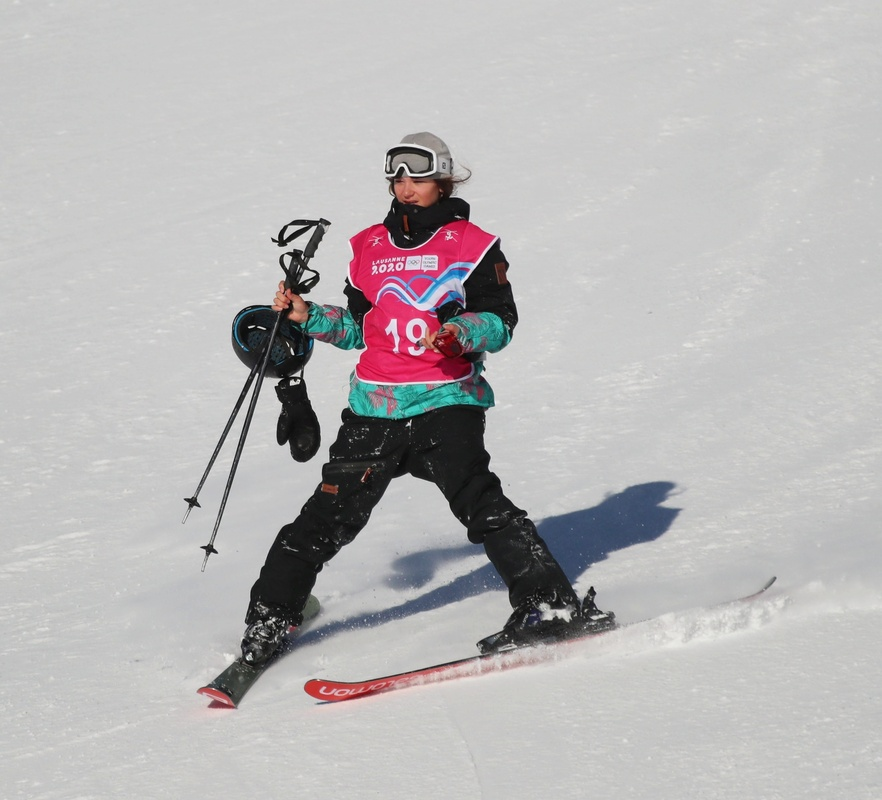
#> input picture skier.jpg, 882 x 800 px, shrunk from 2924 x 2655 before the run
$ python SRGammaCorrection.py
#> lines starting #> are read from the running program, lines starting #| are printed output that depends on the picture; after the words box and inside, x2 and y2 are one past the last pixel; in counts of white or black regions, pixels touching at a corner belong together
#> further down, img_original is the input picture: shape (800, 882, 3); mean B, G, R 182.3, 181.7, 184.1
from __future__ import print_function, division
import cv2 as cv
import numpy as np
import argparse

# Initial parameters
alpha = 1.0
alpha_max = 500
beta = 0
beta_max = 200
gamma = 1.0
gamma_max = 300
spectral_ratio = 0.8  # An example

# Function to add labels under each image
def add_label(img, text):
    font, font_scale, color, thickness = cv.FONT_HERSHEY_SIMPLEX, 3, (255, 255, 255), 3
    label_height = 150

    # Create a new image with extra space for the label
    img_with_label = np.zeros((img.shape[0] + label_height, img.shape[1], 3), dtype=np.uint8)
    img_with_label[:img.shape[0]] = img

    # Center the text and add the label
    text_x = (img.shape[1] - cv.getTextSize(text, font, font_scale, thickness)[0][0]) // 2
    text_y = img.shape[0] + label_height // 2 + cv.getTextSize(text, font, font_scale, thickness)[0][1] // 2
    cv.putText(img_with_label, text, (text_x, text_y), font, font_scale, color, thickness)

    return img_with_label

def gammaCorrection():
    global gamma

    # Create a lookup table for gamma correction
    lookUpTable = np.empty((1, 256), np.uint8)
    for i in range(256):
        lookUpTable[0, i] = np.clip(pow(i / 255.0, gamma) * 255.0, 0, 255)

    res_gamma = cv.LUT(img_original, lookUpTable)

    # Apply spectral ratio to gamma correction
    adjusted_gamma = gamma * ( 1 + spectral_ratio)
    lookUpTable_spectral = np.empty((1, 256), np.uint8)
    for i in range(256):
        lookUpTable_spectral[0, i] = np.clip(pow(i / 255.0, adjusted_gamma) * 255.0, 0, 255)

    res_spectral_gamma = cv.LUT(img_original, lookUpTable_spectral)
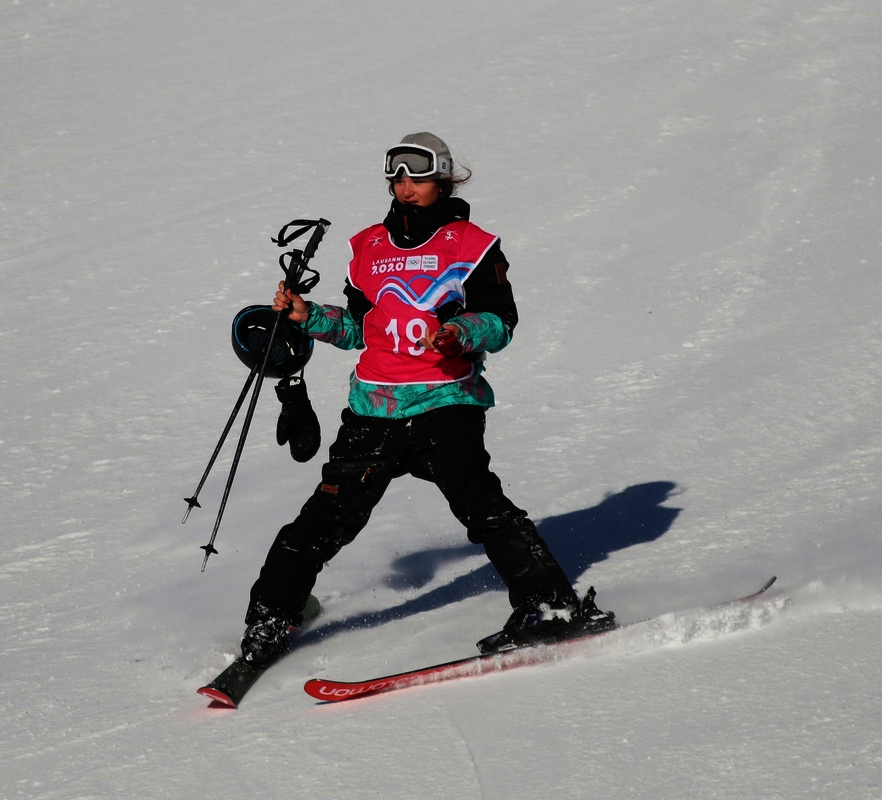
#> res_spectral_gamma: shape (800, 882, 3); mean B, G, R 146.5, 146.5, 149.2

    # Add labels to each image
    labeled_original = add_label(img_original, "Original")
    labeled_gamma = add_label(res_gamma, "Gamma Correction")
#> call 2 of add_label, with text = 'Gamma Correction'
#> in add_label (call 2), `cv.putText(img_with_label, text, (text_x, text_y), font, font_scale, c..`:
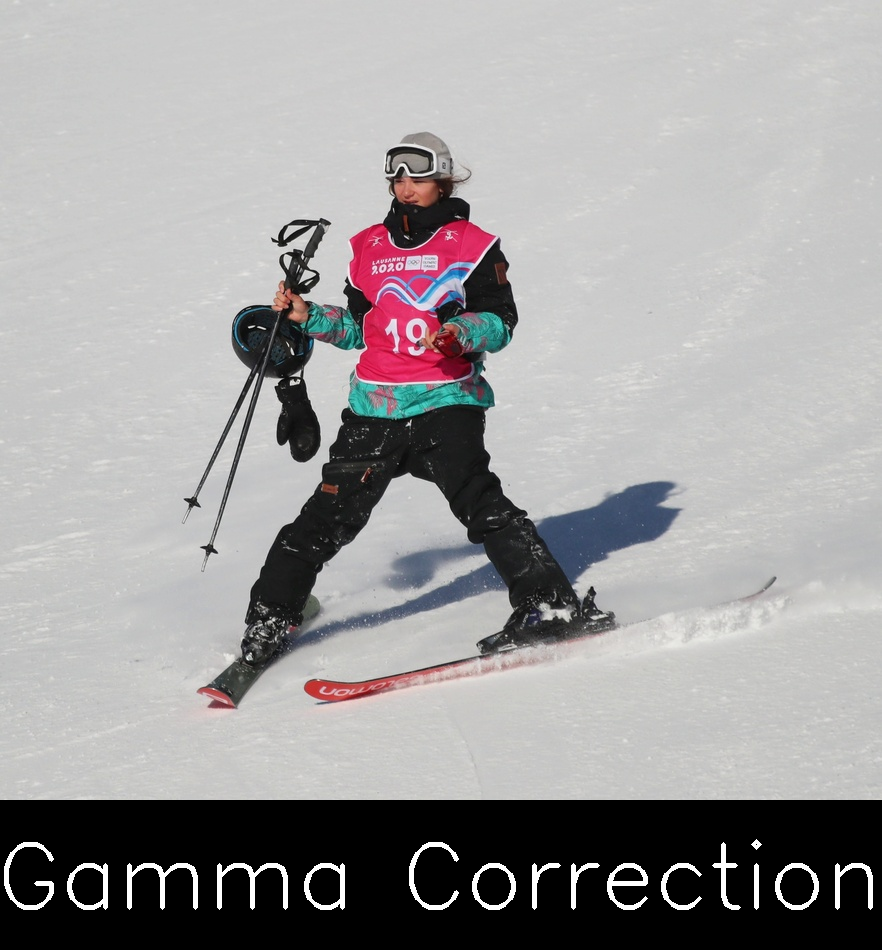
#> img_with_label: shape (950, 882, 3); mean B, G, R 156.3, 155.8, 157.9
    labeled_spectral = add_label(res_spectral_gamma, "SR-guided Gamma Correction")
#> call 3 of add_label, with text = 'SR-guided Gamma Correction'
#> in add_label (call 3), `img_with_label[:img.shape[0]] = img`:
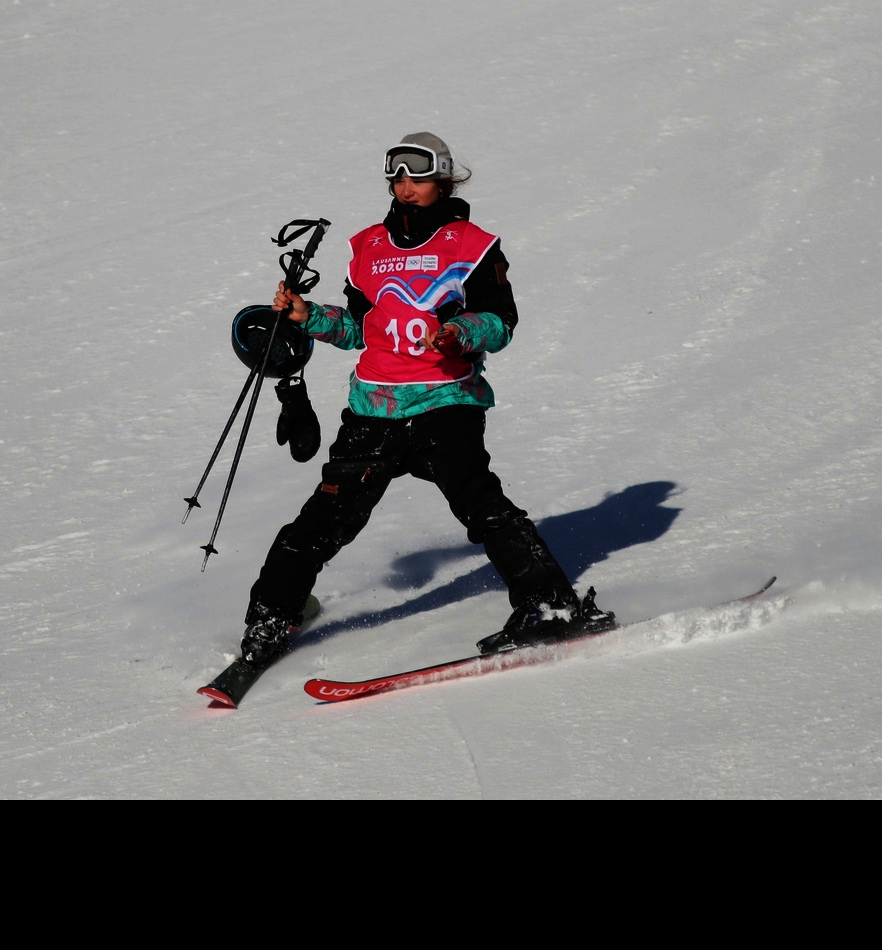
#> img_with_label: shape (950, 882, 3); mean B, G, R 123.3, 123.4, 125.7
#> in add_label (call 3), `cv.putText(img_with_label, text, (text_x, text_y), font, font_scale, c..`:
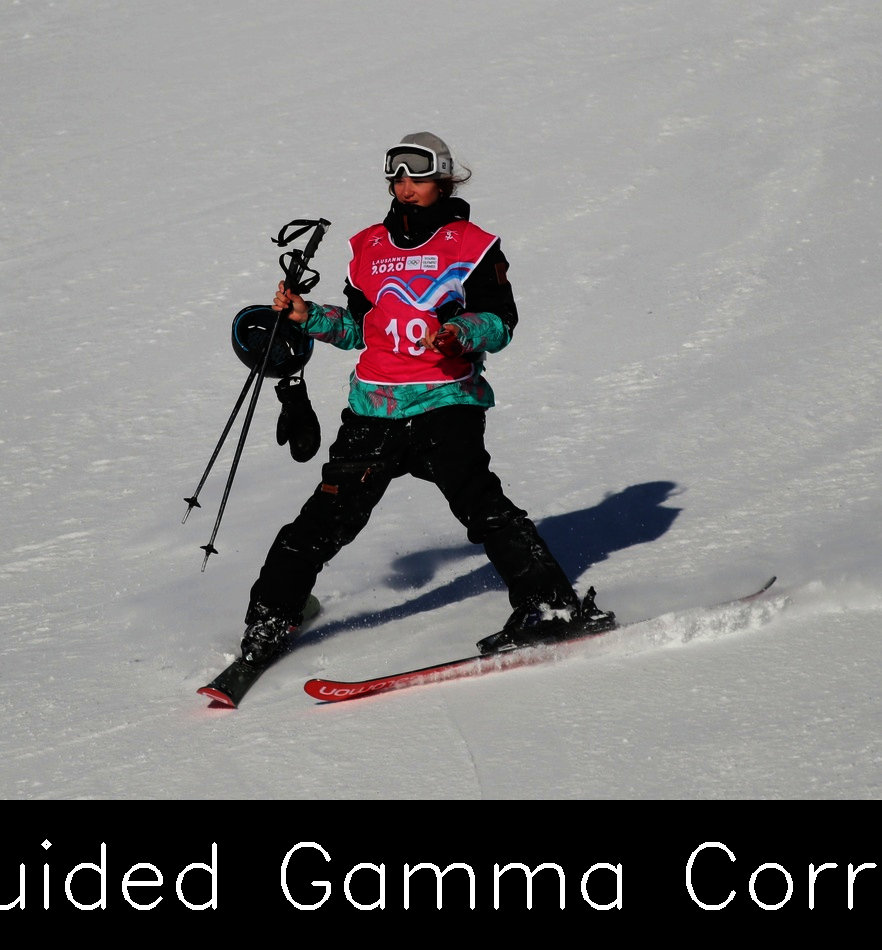
#> img_with_label: shape (950, 882, 3); 1.07% of pixels changed, all inside (x1, y1, x2, y2) = (0, 839, 877, 910)

    # Concatenate all three labeled images
    img_combined = cv.hconcat([labeled_original, labeled_gamma, labeled_spectral])
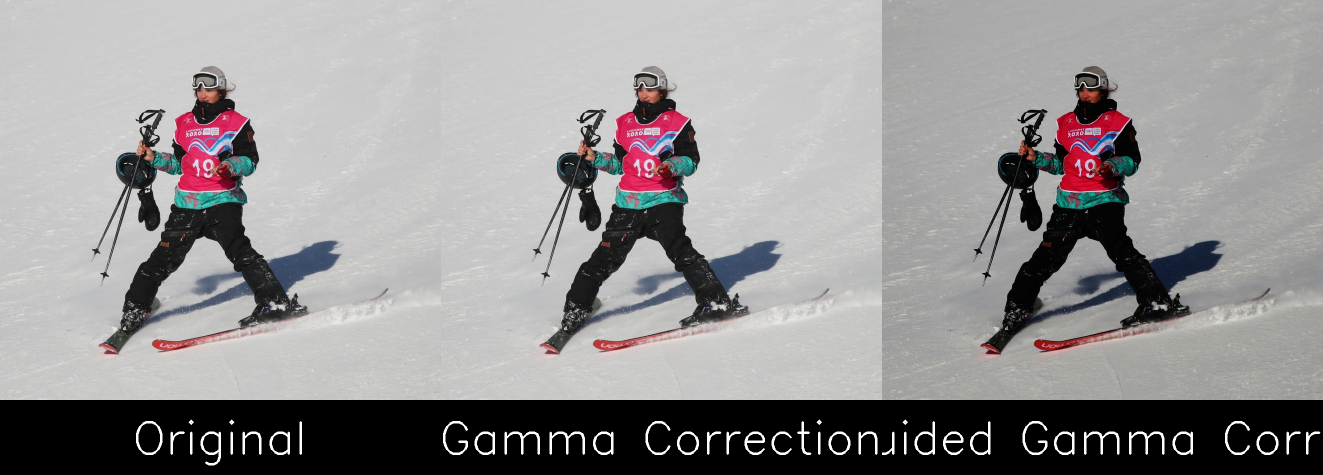
#> img_combined: shape (950, 2646, 3) (shown at 1/2 size); mean B, G, R 145.7, 145.4, 147.5
    cv.imshow("Gamma Correction and Spectral Ratio", img_combined)

def on_gamma_correction_trackbar(val):
    global gamma
    gamma = val / 100.0  # Convert slider value to float
    gammaCorrection()

# Argument parser to load the image
parser = argparse.ArgumentParser(description='Code for Gamma correction and Spectral Ratio adjustment.')
parser.add_argument('--input', help='Path to input image.', default='skier.jpg')
args = parser.parse_args()

# Load the input image
img_original = cv.imread(cv.samples.findFile(args.input))
if img_original is None:
    print('Could not open or find the image: ', args.input)
    exit(0)

# Create a window to display images
cv.namedWindow('Gamma Correction and Spectral Ratio', cv.WINDOW_NORMAL)

# Initialize gamma trackbar
gamma_init = int(gamma * 100)
cv.createTrackbar('Gamma Correction', 'Gamma Correction and Spectral Ratio', gamma_init, gamma_max, on_gamma_correction_trackbar)

# Apply initial gamma correction
on_gamma_correction_trackbar(gamma_init)

cv.waitKey(0)
cv.destroyAllWindows()
